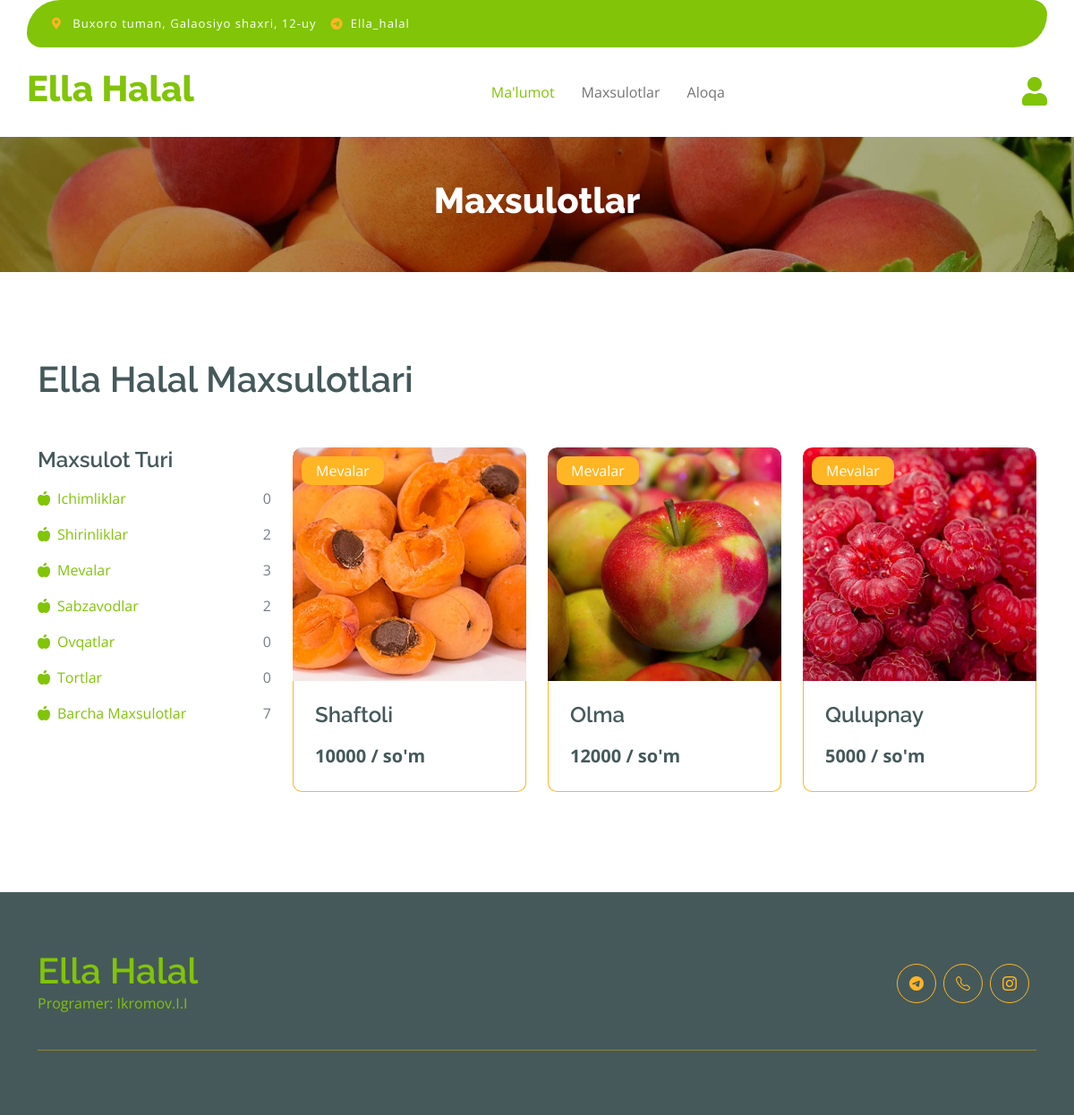
The app's page /product/3 with its own data.
### main/models.py (models this page shows, shortened)
class Category(models.Model):
    name = models.CharField(max_length=100)
    def __str__(self):
        return self.name
    class Meta:
        db_table = 'category'

class Product(models.Model):
    category = models.ForeignKey(Category, on_delete=models.CASCADE)
    name = models.CharField(max_length=100)
    title = models.TextField(null=True, blank=True)
    summa = models.PositiveIntegerField()
    status = models.BooleanField(default=True)
    action = models.BooleanField(default=False)
    action_summa = models.PositiveIntegerField(null=True, blank=True)
    image = models.ImageField(upload_to='product')
    class Meta:
        db_table = 'product'

### main/views.py (the view)
# urls.py: path('product/', product, name='product'),
def product(request, pk=None):
    product_list = Product.objects.filter(status=True)
    if pk:
        product_list = product_list.filter(category=pk)
    context = {
        'category': Category.objects.all(),
        'product': product_list,
        'total_products': Product.objects.filter(status=True).count(),
    }
    return render(request, 'main/product.html', context)

### templates/main/product.html (shortened to what this page needs)
{% extends 'base.html' %}
{% load static %}
{% block content %}
        <div class="container-fluid page-header py-5">
            <h1 class="text-center text-white display-6">Maxsulotlar</h1>
        </div>
        <div class="container-fluid fruite py-5">
            <div class="container py-5">
                <h1 class="mb-4">Ella Halal Maxsulotlari</h1>
                <div class="row g-4">
                    <div class="col-lg-12">
                        <div class="row g-4 mt-1">
                            <div class="col-lg-3">
                                <div class="row g-4">
                                    <div class="col-lg-12">
                                        <div class="mb-3">
                                            <h4>Maxsulot Turi</h4>
                                            <ul class="list-unstyled fruite-categorie">
                                              {% for i in category %}
                                                <li>
                                                    <div class="d-flex justify-content-between fruite-name">
                                                        <a href="{% url 'product' i.pk %}"><i class="fas fa-apple-alt me-2"></i>{{i.name}}</a>
                                                        <span>{{ i.product_set.count }}</span>
                                                    </div>
                                                </li>
                                              {% endfor %}
                                                <li>
                                                    <div class="d-flex justify-content-between fruite-name">
                                                        <a href="{% url 'product' %}"><i class="fas fa-apple-alt me-2"></i>Barcha Maxsulotlar</a>
                                                        <span>{{ total_products }}</span>
                                                    </div>
                                                </li>
                                            </ul>
                                        </div>
                                    </div>
                                </div>
                            </div>
                            <div class="col-lg-9">
                                <div class="row g-4 justify-content-center">
                                  {% for i in product %}
                                    <div class="col-md-6 col-lg-6 col-xl-4">
                                        <div class="rounded position-relative fruite-item">
                                            <div class="fruite-img">
                                                <img src="{{ i.image.url }}" class="img-fluid w-100 rounded-top" alt="">
                                            </div>
                                            <div class="text-white bg-secondary px-3 py-1 rounded position-absolute" style="top: 10px; left: 10px;">{{i.category}}</div>
                                            <div class="p-4 border border-secondary border-top-0 rounded-bottom">
                                                <h4>{{i.name}}</h4>
                                                <div class="d-flex justify-content-between flex-lg-wrap">
                                                    <p class="text-dark fs-5 fw-bold mb-0">{{i.summa}} / so'm</p>
                                                </div>
                                            </div>
                                        </div>
                                    </div>
                                  {% endfor %}
                                </div>
                            </div>
                        </div>
                    </div>
                </div>
            </div>
        </div>
{% endblock content %}

### static/css/style.css (style rules this page uses)
.page-header { position: relative; background: linear-gradient(rgba(0, 0, 0, 0.3), rgba(0, 0, 0, 0.3)), url(../img/cart-page-header-img.jpg); background-position: center center; background-repeat: no-repeat; background-size: cover; }
@media (min-width: 992px) { .hero-header, .page-header { margin-top: 152px !important; } }
.fruite .fruite-categorie .fruite-name { line-height: 40px; }
.fruite .fruite-categorie .fruite-name a { transition: 0.5s; }
.fruite .fruite-item { height: 100%; transition: 0.5s; }
.fruite .fruite-item .fruite-img { overflow: hidden; transition: 0.5s; border-radius: 10px 10px 0 0; }
.fruite .fruite-item .fruite-img img { transition: 0.5s; }

### records on screen
Category: name "Ichimliklar", product_set.count "0"
Category: name "Shirinliklar", product_set.count "2"
Category: name "Mevalar", product_set.count "3"
Category: name "Sabzavodlar", product_set.count "2"
Category: name "Ovqatlar", product_set.count "0"
Category: name "Tortlar", product_set.count "0"
Product: image (picture), category "Mevalar", name "Shaftoli", summa "10000"
Product: image (picture), category "Mevalar", name "Olma", summa "12000"
Product: image (picture), category "Mevalar", name "Qulupnay", summa "5000"

### other values on screen
{{ total_products }} "7"
